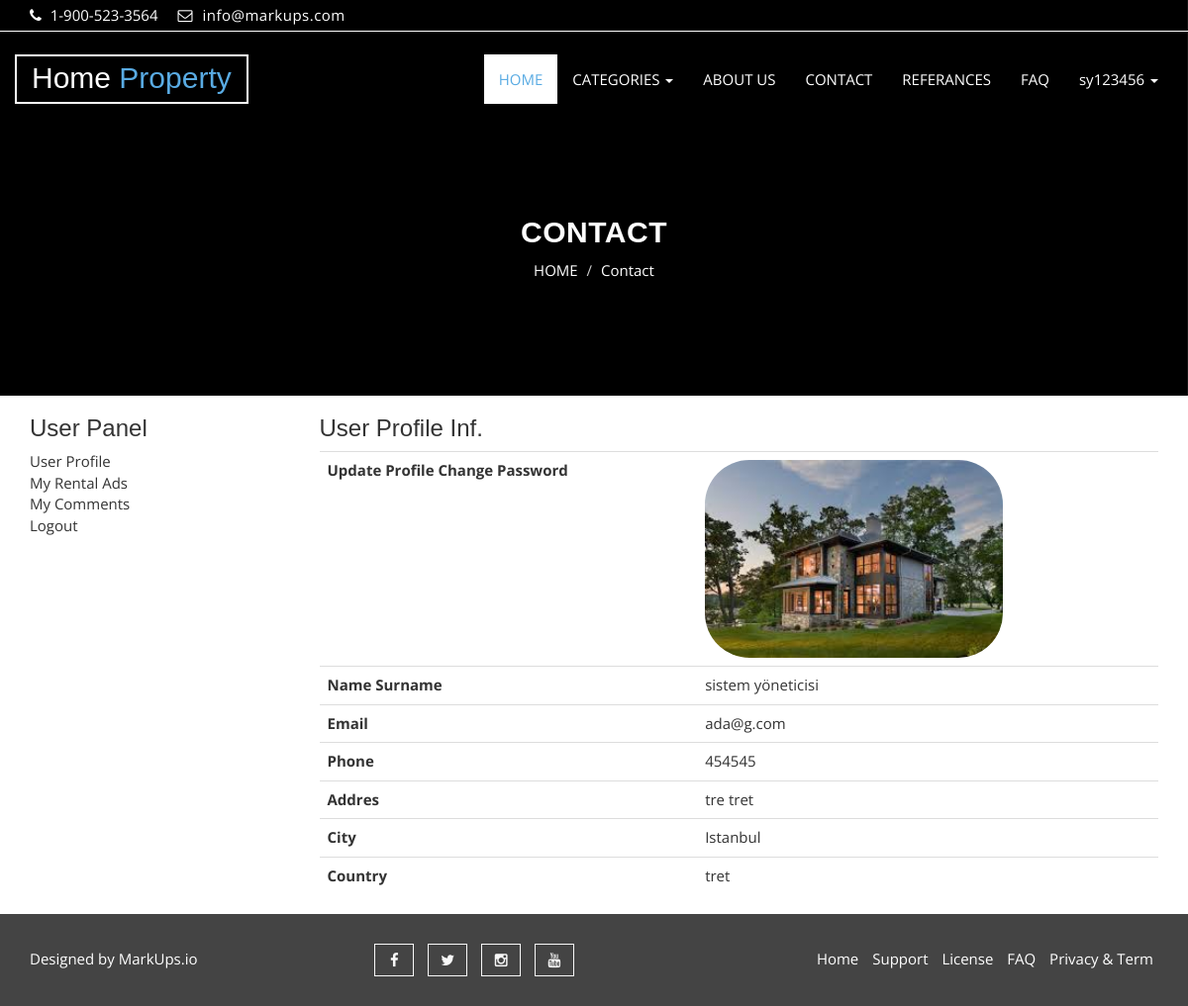
The page /user/ (signed in) on the database its author committed.
### home/models.py (models this page shows, shortened)
class UserProfile(models.Model):
    user = models.OneToOneField(User, on_delete=models.CASCADE)
    phone = models.CharField(blank=True, max_length=20)
    address = models.CharField(blank=True, max_length=150)
    city = models.CharField(blank=True, max_length=20)
    country = models.CharField(blank=True, max_length=50)
    image = models.ImageField(blank=True, upload_to='images/users/')
    def image_tag(self):
        return mark_safe('<img src="{}" height="50"/>'.format(self.image.url))
    image_tag.short_description = 'Image'

### user/views.py (the view)
# urls.py: path('', views.index, name='index'),
@login_required(login_url='/login')  # Check login
def index(request):
    category = Category.objects.all()
    current_user = request.user  # Access User Session information
    profile = UserProfile.objects.get(user_id=current_user.id)
    context = {'category': category,
               'profile': profile}
    return render(request, 'user_profile.html', context)

### user/templates/user_profile.html (shortened to what this page needs)
{% extends 'homebase.html' %}
{% block body %}
  <section id="aa-property-header">
    <div class="container">
      <div class="row">
        <div class="col-md-12">
          <div class="aa-property-header-inner">
            <h2>CONTACT</h2>
            <ol class="breadcrumb">
            <li><a href="/">HOME</a></li>
            <li class="active">Contact</li>
          </ol>
          </div>
        </div>
      </div>
    </div>
  </section>
<div class="section">
        <div class="container">
            <div class="row">
                <div class="col-md-3">
                    {% include "user_panel.html" %}
                </div>
                <div class="col-md-9">
                    <div class="billing-details">
                        <div class="section-title">
                            <h3 class="title">User Profile Inf.</h3>
                        </div>
                    </div>
                     <table class="shopping-cart-table table">
                        <tr>
                            <th class="text-left">
                                <a href="/user/update" class="primary-btn">Update Profile</a>
                                <a href="/user/password" class="primary-btn">Change Password</a>
                            </th>
                            <td><img src="{{ profile.image.url }}" style="border-radius: 45px; height: 200px "></td>
                        </tr>
                        <tr>
                            <th class="text-left">Name Surname</th>
                            <td class="text-left">{{ user.first_name}} {{ user.last_name}} </td>
                        </tr>
                        <tr>
                            <th class="text-left">Email</th>
                            <td class="text-left">{{ profile.user.email}}</td>
                        </tr>
                        <tr>
                            <th class="text-left">Phone</th>
                            <td class="text-left">{{ profile.phone}}</td>
                        </tr>
                        <tr>
                            <th class="text-left">Addres</th>
                            <td class="text-left">{{ profile.address}}</td>
                        </tr>
                        <tr>
                            <th class="text-left">City</th>
                            <td class="text-left">{{ profile.city}}</td>
                        </tr>
                        <tr>
                            <th class="text-left">Country</th>
                            <td class="text-left">{{ profile.country}}</td>
                        </tr>
                    </table>
                </div>
            </div>
        </div>
    </div>
{% endblock %}

### home/templates/header.html (shortened to what this page needs)
{% load static %}
  <header id="aa-header">
    <div class="container">
      <div class="row">
        <div class="col-md-12">
          <div class="aa-header-area">
            <div class="row">
              <div class="col-md-6 col-sm-6 col-xs-6">
                <div class="aa-header-left">
                  <div class="aa-telephone-no">
                    <span class="fa fa-phone"></span>
                    1-900-523-3564
                  </div>
                  <div class="aa-email hidden-xs">
                    <span class="fa fa-envelope-o"></span> info@markups.com
                  </div>
                </div>
              </div>
              <div class="col-md-6 col-sm-6 col-xs-6">
              </div>
            </div>
          </div>
        </div>
      </div>
    </div>
  </header>
  <section id="aa-menu-area">
    <nav class="navbar navbar-default main-navbar" role="navigation">
      <div class="container">
        <div class="navbar-header">
           <a class="navbar-brand aa-logo" href="/"> Home <span>Property</span></a>
        </div>
        <div id="navbar" class="navbar-collapse collapse">
          <ul id="top-menu" class="nav navbar-nav navbar-right aa-main-nav">
            <li class="active"><a href="/">HOME</a></li>
              <li class="dropdown">
              <a class="dropdown-toggle" data-toggle="dropdown" href="a">CATEGORIES <span class="caret"></span></a>
                  {% load mptt_tags %}
            </li>
              <li><a href="/aboutus">ABOUT US</a></li>
            <li><a href="/contact">CONTACT</a></li>
           <li><a href="/referances">REFERANCES</a></li>
              <li><a href="/fag">FAQ</a></li>
               {% if user.id is not None %}
              <li class="dropdown">
              <a class="dropdown-toggle" data-toggle="dropdown" href="blog-archive.html">{{ user.username }} <span class="caret"></span></a>
                  {% endif %}
            </li>
          </ul>
        </div>
      </div>
    </nav>
  </section>

### home/static/css/theme-color/default-theme.css (style rules this page uses)
h2 { color: #59abe3; }
#aa-menu-area .main-navbar .navbar-header .aa-logo span { color: #59abe3; }
#aa-menu-area .main-navbar .navbar-nav .active a { color: #59abe3; }
#aa-property-header .aa-property-header-inner .breadcrumb li.active { color: #59abe3; }

### rows shown on the page
UserProfile: image (picture), user.email "ada@g.com", phone "454545", address "tre tret", city "Istanbul", country "tret"

### other values the page prints
{{ user.username }} "sy123456"
{{ user.first_name }} "sistem"
{{ user.last_name }} "yöneticisi"
